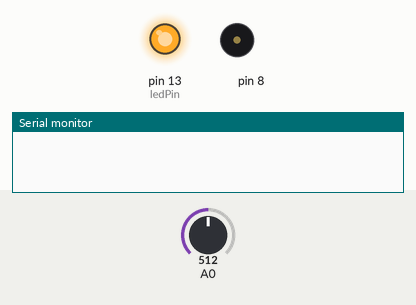
This sketch was run on a simulated Arduino Uno, built with avr-gcc and run on an emulated ATmega328P. Shown: output pins drawn as LEDs (lit = HIGH), buzzer (waves = sounding), the last lines printed to the serial monitor. The inputs (shaded band) are chosen by the test bench; at power-on: A0 = 512.

Above: at 0.1 s.
At 5.1 s:
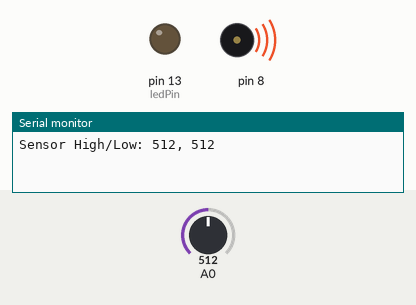
Timing chart, 0 to 6.6 s (numbered marks = the images above):
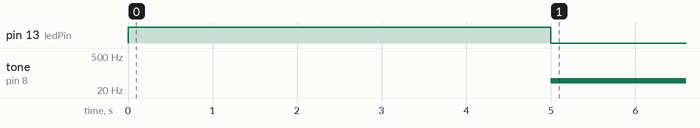

Measured:
- by itself, tone on pin 8: silent → 49 Hz at 5.0 s

The sketch:

sketch_project06.ino
```cpp
/*
  Arduino Starter Kit -- Project 06
 */

const int ledPin = 13;

int sensorLow = 1023;
int sensorHigh = 0;
int sensorValue = sensorLow;


void setup() {
  pinMode(ledPin, OUTPUT);
  digitalWrite(ledPin, HIGH);

  while (millis() < 5000) {
    sensorValue = analogRead(A0);
    if(sensorValue > sensorHigh) {
      sensorHigh = sensorValue;
    } else if (sensorValue < sensorLow) {
      sensorLow = sensorValue;
    }
  }

  digitalWrite(ledPin, LOW);

  // Output the calibration values
  Serial.begin(9600);
  Serial.print("Sensor High/Low: ");
  Serial.print(sensorHigh);
  Serial.print(", ");
  Serial.println(sensorLow);
}

void loop() {
  sensorValue = analogRead(A0);
  int pitch = map(sensorValue, sensorLow, sensorHigh, 50, 4000);
  tone(8, pitch, 20);

  delay(10);
}
```
